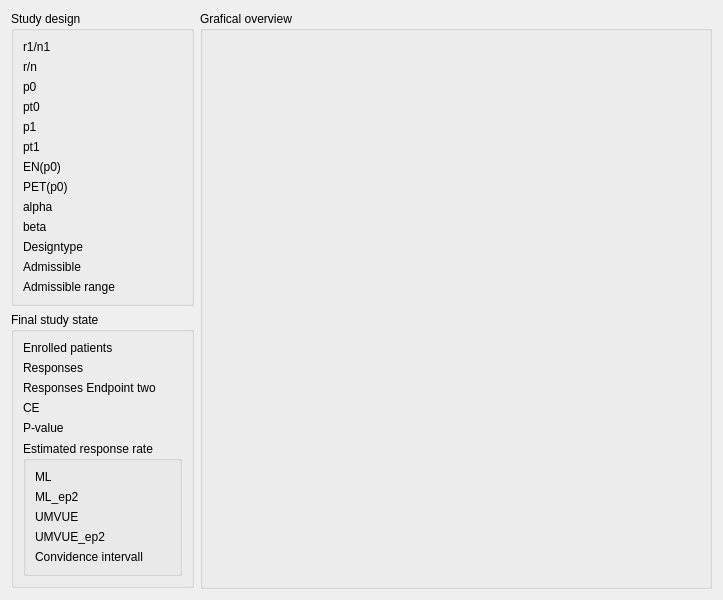
<?xml version="1.0" encoding="UTF-8"?>
<ui version="4.0">
 <class>StudyEvaluationPage</class>
 <widget class="QWidget" name="StudyEvaluationPage">
  <property name="geometry">
   <rect>
    <x>0</x>
    <y>0</y>
    <width>723</width>
    <height>600</height>
   </rect>
  </property>
  <property name="windowTitle">
   <string>Form</string>
  </property>
  <layout class="QGridLayout" name="gridLayout">
   <item row="1" column="0">
    <widget class="QGroupBox" name="gB_studyDesign">
     <property name="title">
      <string>Study design</string>
     </property>
     <layout class="QGridLayout" name="gridLayout_2">
      <item row="2" column="0">
       <widget class="QLabel" name="l_p0">
        <property name="text">
         <string>p0</string>
        </property>
       </widget>
      </item>
      <item row="4" column="0">
       <widget class="QLabel" name="l_p1">
        <property name="text">
         <string>p1</string>
        </property>
       </widget>
      </item>
      <item row="12" column="0">
       <widget class="QLabel" name="l_desgintype">
        <property name="text">
         <string>Designtype</string>
        </property>
       </widget>
      </item>
      <item row="13" column="0">
       <widget class="QLabel" name="l_admissible">
        <property name="text">
         <string>Admissible</string>
        </property>
       </widget>
      </item>
      <item row="0" column="0">
       <widget class="QLabel" name="l_r1n1">
        <property name="text">
         <string>r1/n1</string>
        </property>
       </widget>
      </item>
      <item row="14" column="0">
       <widget class="QLabel" name="l_admissRange">
        <property name="text">
         <string>Admissible range</string>
        </property>
       </widget>
      </item>
      <item row="8" column="0" colspan="3">
       <widget class="QLabel" name="l_petp0">
        <property name="text">
         <string>PET(p0)</string>
        </property>
       </widget>
      </item>
      <item row="11" column="0">
       <widget class="QLabel" name="l_beta">
        <property name="text">
         <string>beta</string>
        </property>
       </widget>
      </item>
      <item row="1" column="0">
       <widget class="QLabel" name="l_rn">
        <property name="text">
         <string>r/n</string>
        </property>
       </widget>
      </item>
      <item row="9" column="0" rowspan="2" colspan="3">
       <widget class="QLabel" name="l_alpha">
        <property name="text">
         <string>alpha</string>
        </property>
       </widget>
      </item>
      <item row="6" column="0" rowspan="2" colspan="3">
       <widget class="QLabel" name="l_enp0">
        <property name="text">
         <string>EN(p0)</string>
        </property>
       </widget>
      </item>
      <item row="3" column="0">
       <widget class="QLabel" name="l_pt0">
        <property name="text">
         <string>pt0</string>
        </property>
       </widget>
      </item>
      <item row="5" column="0">
       <widget class="QLabel" name="l_pt1">
        <property name="text">
         <string>pt1</string>
        </property>
       </widget>
      </item>
     </layout>
    </widget>
   </item>
   <item row="2" column="0">
    <widget class="QGroupBox" name="gB_finalState">
     <property name="title">
      <string>Final study state</string>
     </property>
     <layout class="QGridLayout" name="gridLayout_3">
      <item row="0" column="1">
       <widget class="QLabel" name="l_enrolledPat">
        <property name="text">
         <string>Enrolled patients</string>
        </property>
       </widget>
      </item>
      <item row="4" column="1">
       <widget class="QLabel" name="l_responses_ep2">
        <property name="text">
         <string>Responses Endpoint two</string>
        </property>
       </widget>
      </item>
      <item row="7" column="1">
       <widget class="QLabel" name="l_pValue">
        <property name="text">
         <string>P-value</string>
        </property>
       </widget>
      </item>
      <item row="3" column="1">
       <widget class="QLabel" name="l_responses">
        <property name="text">
         <string>Responses</string>
        </property>
       </widget>
      </item>
      <item row="9" column="1">
       <widget class="QGroupBox" name="gB_estimated">
        <property name="title">
         <string>Estimated response rate</string>
        </property>
        <layout class="QGridLayout" name="gridLayout_5">
         <item row="1" column="0">
          <widget class="QLabel" name="l_ml_ep2">
           <property name="text">
            <string>ML_ep2</string>
           </property>
          </widget>
         </item>
         <item row="4" column="0">
          <widget class="QLabel" name="l_ci">
           <property name="text">
            <string>Convidence intervall</string>
           </property>
          </widget>
         </item>
         <item row="2" column="0">
          <widget class="QLabel" name="l_umvue">
           <property name="text">
            <string>UMVUE</string>
           </property>
          </widget>
         </item>
         <item row="0" column="0">
          <widget class="QLabel" name="l_ml">
           <property name="text">
            <string>ML</string>
           </property>
          </widget>
         </item>
         <item row="3" column="0">
          <widget class="QLabel" name="l_umvue_ep2">
           <property name="text">
            <string>UMVUE_ep2</string>
           </property>
          </widget>
         </item>
        </layout>
       </widget>
      </item>
      <item row="6" column="1">
       <widget class="QLabel" name="l_ce_flex">
        <property name="text">
         <string>CE</string>
        </property>
       </widget>
      </item>
     </layout>
    </widget>
   </item>
   <item row="0" column="1">
    <spacer name="horizontalSpacer">
     <property name="orientation">
      <enum>Qt::Horizontal</enum>
     </property>
     <property name="sizeHint" stdset="0">
      <size>
       <width>0</width>
       <height>0</height>
      </size>
     </property>
    </spacer>
   </item>
   <item row="3" column="0">
    <spacer name="verticalSpacer_2">
     <property name="orientation">
      <enum>Qt::Vertical</enum>
     </property>
     <property name="sizeHint" stdset="0">
      <size>
       <width>20</width>
       <height>40</height>
      </size>
     </property>
    </spacer>
   </item>
   <item row="1" column="1" rowspan="3">
    <widget class="QGroupBox" name="gB_GraficalOverview">
     <property name="title">
      <string>Grafical overview</string>
     </property>
     <layout class="QGridLayout" name="gridLayout_4">
      <item row="0" column="0">
       <widget class="Rwidget" name="w_graph" native="true"/>
      </item>
     </layout>
    </widget>
   </item>
   <item row="1" column="2" rowspan="3">
    <spacer name="verticalSpacer">
     <property name="orientation">
      <enum>Qt::Vertical</enum>
     </property>
     <property name="sizeHint" stdset="0">
      <size>
       <width>0</width>
       <height>0</height>
      </size>
     </property>
    </spacer>
   </item>
  </layout>
 </widget>
 <customwidgets>
  <customwidget>
   <class>Rwidget</class>
   <extends>QWidget</extends>
   <header location="global">rwidget.h</header>
   <container>1</container>
  </customwidget>
 </customwidgets>
 <resources/>
 <connections/>
</ui>
